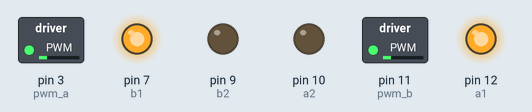
Simulated run of this sketch. Board: Arduino Uno, built with avr-gcc and run on an emulated ATmega328P. Parts: switched loads named in the sketch (green lamp = pin HIGH), output pins drawn as LEDs (lit = HIGH).

Above: at 0.1 s.
Timing chart, 0 to 1.6 s (numbered marks = the images above):
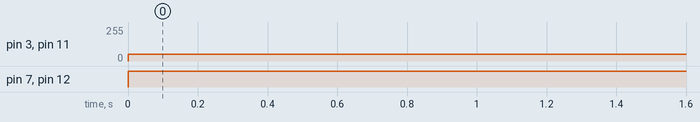

The sketch:

sketch_jun08b.ino
```cpp
int pwm_a = 3;  //PWM control for motor outputs 1 and 2 is on digital pin 10  (Left motor)
int pwm_b = 11;  //PWM control for motor outputs 3 and 4 is on digital pin 11  (Right motor)
int a1 = 12;
int a2= 10;
int b1 = 7;
int b2=  9;


  void setup()
{
  pinMode(pwm_a, OUTPUT);  //Set control pins to be outputs
  pinMode(pwm_b, OUTPUT);
  pinMode(a1, OUTPUT);
  pinMode(a2, OUTPUT);
  pinMode(b1, OUTPUT);
  pinMode(b2, OUTPUT);
}

void loop()
{
       digitalWrite(a1, HIGH);
       digitalWrite(a2, LOW);
       analogWrite(pwm_a,50);
       digitalWrite(b2, LOW);
       digitalWrite(b1, HIGH);
       analogWrite(pwm_b,50);
}
```

Measured:
- by itself, pin 3 (pwm_a), pin 11 (pwm_b): 0/255 → 50/255 at 0.00 s
- by itself, pin 7 (b1), pin 12 (a1): LOW → HIGH at 0.00 s
